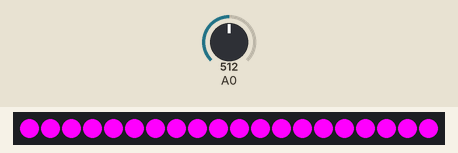
Recording of a sketch running on a simulated Arduino Uno, built for the host (arithmetic inside an expression is 32-bit, double 64-bit). On the bench: 20 RGB LEDs in strip order, left to right. The inputs (shaded band) are chosen by the test bench; at power-on: A0 = 512.

Above: at 2.4 s.
2.5 s: A0 set to 540
At 3.3 s:
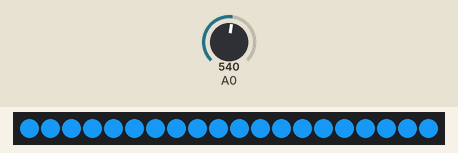
4.2 s: A0 set to 520
At 4.33 s:
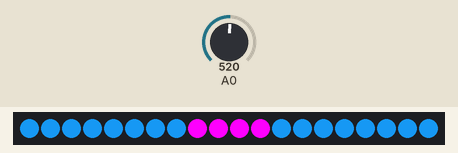
Timing chart, 0 to 7.2 s (numbered marks = the images above; inputs shaded):
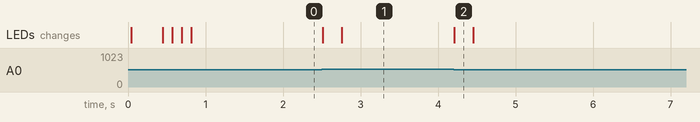

The sketch:

combine_microphone_and_led_2.ino
```cpp
//Tutorial on DIY TECH TUBE
//https://youtu.be/gQ3qVFU4RZk
#include <FastLED.h>

int r=252;
int g=0;
int b=0;

#define LED_PIN     5
#define NUM_LEDS    20

CRGB leds[NUM_LEDS];
CRGB led[NUM_LEDS];
int s=0;

void setup() {

  FastLED.addLeds<WS2812, LED_PIN, GRB>(leds, NUM_LEDS);
  for (int i = 29; i >= 0; i--)
  {
     leds[i] = CRGB ( r,g,b);
     leds[19-i] = CRGB (r,g,b );
     delay(40);
    FastLED.show();
  }
  Serial.begin(9600);
   pinMode(A0,INPUT);

}
void loop()
{
  s=analogRead(A0);

  if((s>=535)&&(s<=540))
  {
    leds[9]=CRGB (20, 135, 217);
    leds[10]=CRGB (20, 135, 217);
  }
  else if((s>=530)&&(s<=535))
   {
     leds[9]=CRGB (20, 217, 30);
    leds[10]=CRGB (20, 217, 30);
   }
  else
  {
     leds[9] = CRGB ( r,g,b);
     leds[10] = CRGB ( r,g,b);
  }
    for (int i = 0; i <= 8; i++)
  {
     leds[i] = leds[i+1];
     leds[19-i] = leds[18-i];

  }
 FastLED.show();
 delay(30);


}
```

Measured:
- after the input at 2.5 s, the LEDs: first change at once (image 1 shows a later state)
- after the input at 4.2 s, the LEDs: change at once (image 2)
